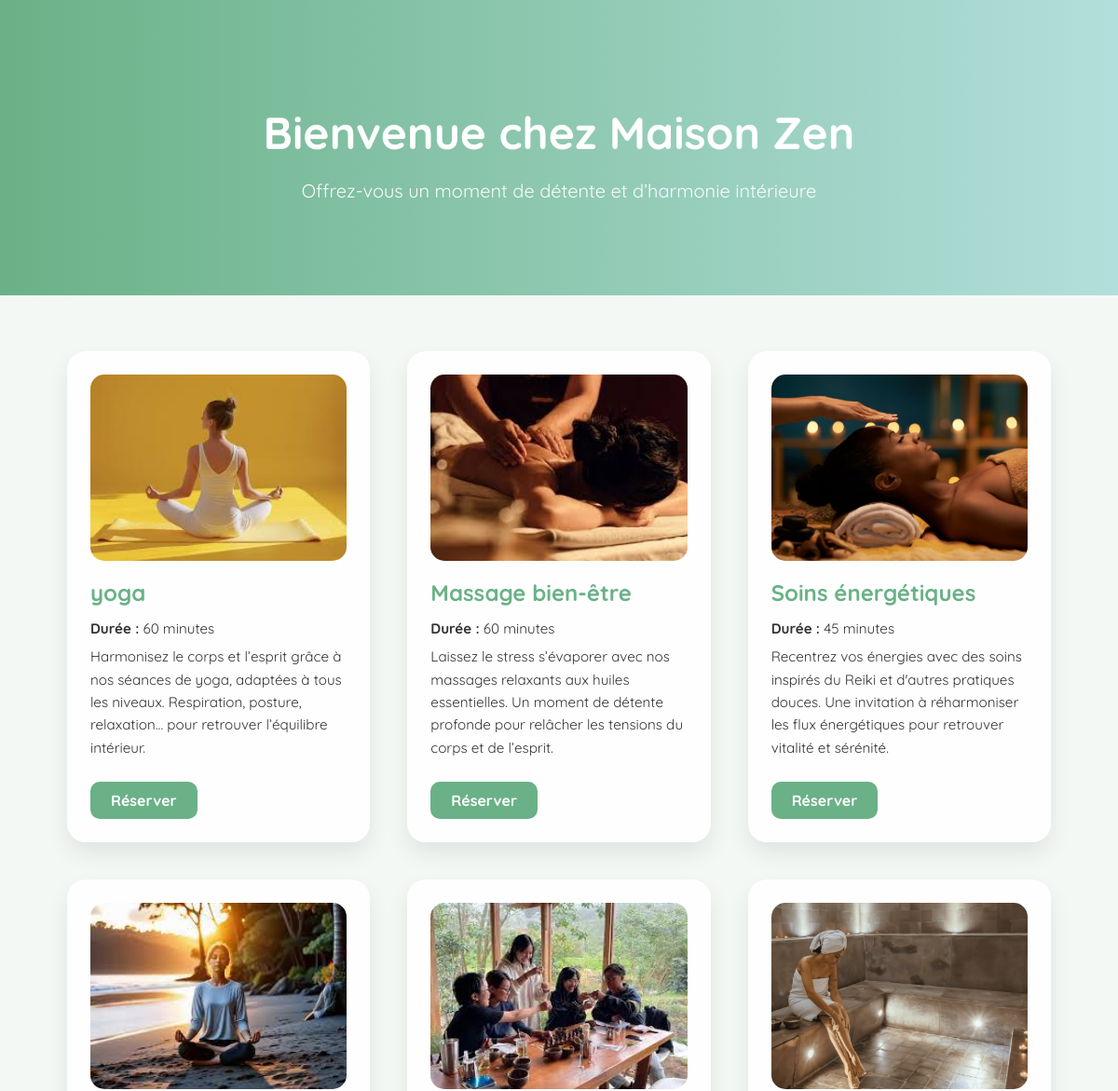
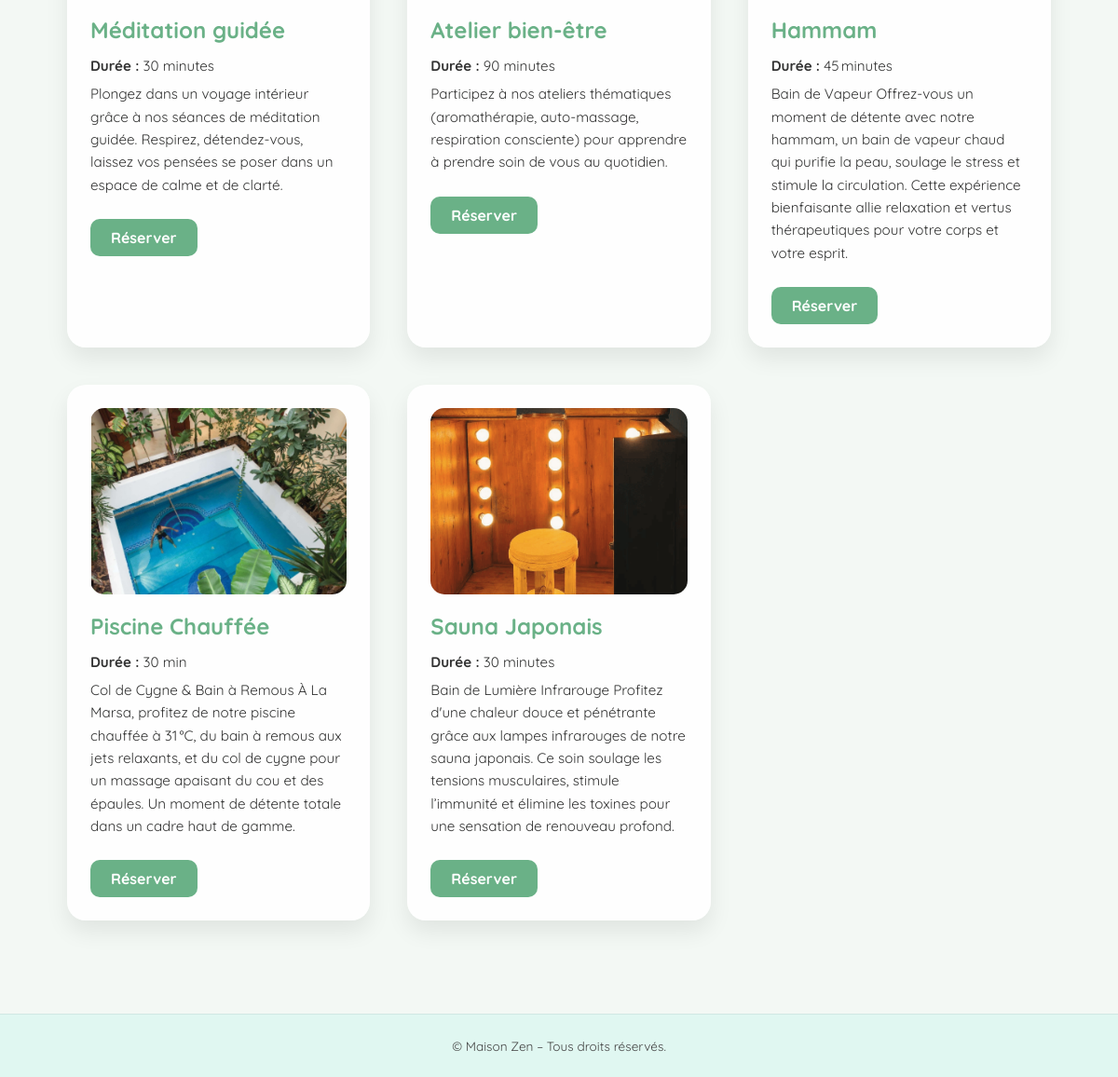
The page / on the database its author committed (2 pictures, top to bottom).
### services/models.py (models this page shows, shortened)
class Service(models.Model):
    name = models.CharField(max_length=100)
    description = models.TextField()
    duration = models.CharField(max_length=50)
    image = models.ImageField(upload_to='services/')

### services/views.py (the view)
# urls.py: path('', views.service_list, name='service_list'),
def service_list(request):
    services = Service.objects.all()
    return render(request, 'services/service_list.html', {'services': services})

### services/templates/services/service_list.html (shortened to what this page needs)
<!DOCTYPE html>
<html lang="fr">
<head>
</head>
<body>
<header>
    <h1>Bienvenue chez Maison Zen</h1>
    <p>Offrez-vous un moment de détente et d’harmonie intérieure</p>
</header>
<section class="services">
    {% for service in services %}
        <div class="service-card">
            {% if service.image %}
                <img src="{{ service.image.url }}" alt="{{ service.name }}">
            {% endif %}
            <h2>{{ service.name }}</h2>
            <p><strong>Durée :</strong> {{ service.duration }}</p>
            <p>{{ service.description }}</p>
           <a href="{% url 'reservation' %}" class="btn-reserver">Réserver</a>
        </div>
    {% endfor %}
</section>
<footer>
    &copy; {{ now|date:"Y" }} Maison Zen – Tous droits réservés.
</footer>
</body>
</html>

### services/templates/services/service_list.html (style rules this page uses)
:root { --main-bg: #f3f8f4; --primary: #6ab187; --secondary: #e0f7f1; --text: #333; --card-bg: rgba(255, 255, 255, 0.85); --shadow: rgba(0, 0, 0, 0.08); --radius: 20px; }
* { box-sizing: border-box; }
body { margin: 0; font-family: 'Quicksand', sans-serif; background: var(--main-bg); color: var(--text); }
header { background: linear-gradient(to right, var(--primary), #b2dfdb); padding: 80px 20px; text-align: center; color: white; }
header h1 { font-size: 3rem; font-weight: bold; margin-bottom: 15px; }
header p { font-size: 1.25rem; opacity: 0.95; }
.services { display: grid; grid-template-columns: repeat(auto-fit, minmax(320px, 1fr)); gap: 40px; padding: 60px 6%; }
.service-card { background: var(--card-bg); backdrop-filter: blur(6px); border-radius: var(--radius); box-shadow: 0 12px 24px var(--shadow); padding: 25px; transition: transform 0.35s ease, box-shadow 0.35s ease; }
.service-card img { width: 100%; height: 200px; object-fit: cover; border-radius: 15px; margin-bottom: 15px; }
.service-card h2 { font-size: 1.5rem; margin: 0 0 12px; color: var(--primary); }
.service-card p { margin: 6px 0; line-height: 1.6; font-size: 0.95rem; }
.btn-reserver { display: inline-block; margin-top: 18px; padding: 10px 22px; background-color: var(--primary); color: white; text-decoration: none; border-radius: 10px; font-weight: bold; transition: background-color 0.3s ease, transform 0.2s ease; }
footer { background-color: var(--secondary); text-align: center; padding: 25px; font-size: 0.85rem; color: #444; margin-top: 40px; border-top: 1px solid #d0e8e3; }

### rows shown on the page
Service: image (picture), name "yoga", duration "60 minutes", description "Harmonisez le corps et l’esprit grâce à nos séances de yoga, adaptées à tous les niveaux. Respiration, posture, relaxation… pour retrouver l’équilibre intérieur."
Service: image (picture), name "Massage bien-être", duration "60 minutes", description "Laissez le stress s’évaporer avec nos massages relaxants aux huiles essentielles. Un moment de détente profonde pour relâcher les tensions du corps et de l’esprit."
Service: image (picture), name "Soins énergétiques", duration "45 minutes", description "Recentrez vos énergies avec des soins inspirés du Reiki et d'autres pratiques douces. Une invitation à réharmoniser les flux énergétiques pour retrouver vitalité et sérénité."
Service: image (picture), name "Méditation guidée", duration "30 minutes", description "Plongez dans un voyage intérieur grâce à nos séances de méditation guidée. Respirez, détendez-vous, laissez vos pensées se poser dans un espace de calme et de clarté."
Service: image (picture), name "Atelier bien-être", duration "90 minutes", description "Participez à nos ateliers thématiques (aromathérapie, auto-massage, respiration consciente) pour apprendre à prendre soin de vous au quotidien."
Service: image (picture), name "Hammam", duration "45 minutes", description "Bain de Vapeur Offrez-vous un moment de détente avec notre hammam, un bain de vapeur chaud qui purifie la peau, soulage le stress et stimule la circulation. Cette expérience bienfaisante allie relaxation et vertus thérapeutiques pour votre corps et votre esprit."
Service: image (picture), name "Piscine Chauffée", duration "30 min", description "Col de Cygne & Bain à Remous À La Marsa, profitez de notre piscine chauffée à 31 °C, du bain à remous aux jets relaxants, et du col de cygne pour un massage apaisant du cou et des épaules. Un moment de détente totale dans un cadre haut de gamme."
Service: image (picture), name "Sauna Japonais", duration "30 minutes", description "Bain de Lumière Infrarouge Profitez d'une chaleur douce et pénétrante grâce aux lampes infrarouges de notre sauna japonais. Ce soin soulage les tensions musculaires, stimule l’immunité et élimine les toxines pour une sensation de renouveau profond."
